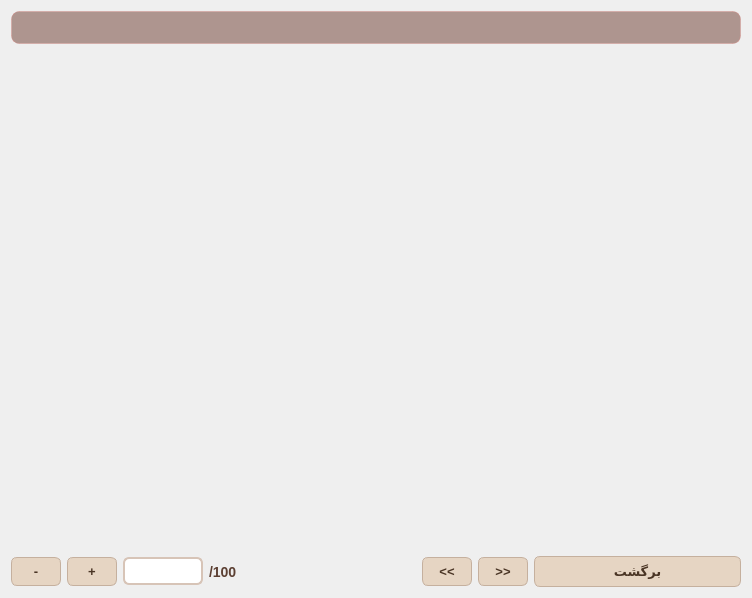
<?xml version="1.0" encoding="UTF-8"?>
<ui version="4.0">
 <class>BookReaderWidget</class>
 <widget class="QWidget" name="BookReaderWidget">
  <property name="geometry">
   <rect>
    <x>0</x>
    <y>0</y>
    <width>750</width>
    <height>550</height>
   </rect>
  </property>
  <property name="maximumSize">
   <size>
    <width>750</width>
    <height>550</height>
   </size>
  </property>
  <property name="windowTitle">
   <string>Form</string>
  </property>
  <property name="styleSheet">
   <string notr="true">/* کل صفحه ریدر */
BookReaderWidget {
    background-color: #FDFBF7; /* پس‌زمینه کرم خیلی روشن (حس کاغذ قدیمی) */
}

/* نوار ابزار بالای صفحه */
QWidget#horizontalLayoutWidget, QHBoxLayout {
    background-color: #F4ECE1; /* نسکافه‌ای روشن */
    border-bottom: 2px solid #D7C4B7;
font-size: 20px;
}

/* استایل عمومی دکمه‌های کنترلی */
QPushButton {
    background-color: #E6D5C3; /* نسکافه‌ای مدیوم */
    color: #4A3525; /* قهوه‌ای سوخته برای متن */
    border: 1px solid #C5B09E;
    border-radius: 6px;
    padding: 6px 14px;
    font-family: &quot;Segoe UI&quot;, &quot;Tahoma&quot;;
    font-size: 13px;
    font-weight: bold;
}

/* افکت رفتن موس روی دکمه‌ها */
QPushButton:hover {
    background-color: #D7C4B7; /* کمی تیره تر */
    border: 1px solid #A89280;
}

/* افکت کلیک شدن دکمه‌ها */
QPushButton:pressed {
    background-color: #BD9E87; /* قهوه‌ای مایل به نسکافه‌ای تیره */
    color: #FFFFFF;
}

/* استایل کادر وارد کردن شماره صفحه */
QLineEdit {
    background-color: #FFFFFF;
    color: #4A3525;
    border: 2px solid #D7C4B7;
    border-radius: 6px;
    padding: 4px;
    font-weight: bold;
    alignment: center;
}

QLineEdit:focus {
    border: 2px solid #8C6239; /* فوکوس قهوه‌ای کلاسیک */
}

/* استایل لیبل نمایش کل صفحات */
QLabel {
    color: #5C4033; /* قهوه‌ای تاریک */
    font-family: &quot;Segoe UI&quot;, &quot;Tahoma&quot;;
    font-size: 14px;
    font-weight: bold;
}

/* ======================================================== */
/*  تنظیمات اسکرول‌بار اختصاصی QPdfView (تم قهوه‌ای/نسکافه‌ای)  */
/* ======================================================== */

/* اسکرول‌بار عمودی */
QScrollBar:vertical {
    background-color: #F4ECE1;
    width: 14px;
    margin: 15px 3px 15px 3px;
    border: 1px solid #D7C4B7;
    border-radius: 4px;
}

/* دستگیره اسکرول‌بار عمودی */
QScrollBar::handle:vertical {
    background-color: #8C6239; /* قهوه‌ای کلاسیک */
    min-height: 25px;
    border-radius: 3px;
}

QScrollBar::handle:vertical:hover {
    background-color: #6F4E27; /* قهوه‌ای تیره تر هنگام هوور */
}

/* اسکرول‌بار افقی */
QScrollBar:horizontal {
    background-color: #F4ECE1;
    height: 14px;
    margin: 3px 15px 3px 15px;
    border: 1px solid #D7C4B7;
    border-radius: 4px;
}

/* دستگیره اسکرول‌بار افقی */
QScrollBar::handle:horizontal {
    background-color: #8C6239;
    min-width: 25px;
    border-radius: 3px;
}

QScrollBar::handle:horizontal:hover {
    background-color: #6F4E27;
}

/* حذف دکمه‌های پیکان بالا و پایین اسکرول‌بار برای خلوت شدن دیزاین */
QScrollBar::add-line:vertical, QScrollBar::sub-line:vertical,
QScrollBar::add-line:horizontal, QScrollBar::sub-line:horizontal {
    border: none;
    background: none;
    width: 0px;
    height: 0px;
}

QScrollBar::up-arrow:vertical, QScrollBar::down-arrow:vertical,
QScrollBar::left-arrow:horizontal, QScrollBar::right-arrow:horizontal {
    background: none;
}

QScrollBar::add-page:vertical, QScrollBar::sub-page:vertical,
QScrollBar::add-page:horizontal, QScrollBar::sub-page:horizontal {
    background: none;
}</string>
  </property>
  <layout class="QVBoxLayout" name="verticalLayout">
   <item>
    <widget class="QLabel" name="error_label">
     <property name="sizePolicy">
      <sizepolicy hsizetype="Fixed" vsizetype="Fixed">
       <horstretch>0</horstretch>
       <verstretch>0</verstretch>
      </sizepolicy>
     </property>
     <property name="minimumSize">
      <size>
       <width>730</width>
       <height>0</height>
      </size>
     </property>
     <property name="maximumSize">
      <size>
       <width>730</width>
       <height>16777215</height>
      </size>
     </property>
     <property name="styleSheet">
      <string notr="true">QLabel {
    background-color: rgba(93, 37, 25, 0.45);  /* پس‌زمینه شیشه‌ای شرابی/شکلاتی تیره */
    border: 1px solid rgba(217, 136, 128, 0.35); /* مرز ملو متمایل به رز-گلد شفاف */
    border-radius: 8px;                         /* گوشه‌های نرم */
    color: #FADBD8;                             /* رنگ متن صورتی بسیار ملایم و خوانا */
    font-family: &quot;Segoe UI&quot;, &quot;Tahoma&quot;;
    font-size: 13px;
    font-weight: bold;
    padding: 8px 16px;                          /* ایجاد فضای تنفس داخلی برای حالت شیشه‌ای */
    qproperty-alignment: 'AlignCenter';         /* وسط‌چین کردن متن خطا */
}</string>
     </property>
     <property name="text">
      <string/>
     </property>
     <property name="alignment">
      <set>Qt::AlignCenter</set>
     </property>
     <property name="wordWrap">
      <bool>true</bool>
     </property>
    </widget>
   </item>
   <item>
    <widget class="QPdfView" name="widget" native="true">
     <property name="minimumSize">
      <size>
       <width>0</width>
       <height>500</height>
      </size>
     </property>
     <property name="maximumSize">
      <size>
       <width>16777215</width>
       <height>500</height>
      </size>
     </property>
    </widget>
   </item>
   <item>
    <layout class="QHBoxLayout" name="horizontalLayout">
     <item>
      <widget class="QPushButton" name="zoomOut_pushButton">
       <property name="minimumSize">
        <size>
         <width>50</width>
         <height>0</height>
        </size>
       </property>
       <property name="maximumSize">
        <size>
         <width>50</width>
         <height>16777215</height>
        </size>
       </property>
       <property name="text">
        <string>-</string>
       </property>
      </widget>
     </item>
     <item>
      <widget class="QPushButton" name="zoomIn_pushButton">
       <property name="minimumSize">
        <size>
         <width>50</width>
         <height>0</height>
        </size>
       </property>
       <property name="maximumSize">
        <size>
         <width>50</width>
         <height>16777215</height>
        </size>
       </property>
       <property name="text">
        <string>+</string>
       </property>
      </widget>
     </item>
     <item>
      <widget class="QLineEdit" name="change_page_lineEdit">
       <property name="minimumSize">
        <size>
         <width>60</width>
         <height>0</height>
        </size>
       </property>
       <property name="maximumSize">
        <size>
         <width>80</width>
         <height>16777215</height>
        </size>
       </property>
      </widget>
     </item>
     <item>
      <widget class="QLabel" name="page_label">
       <property name="minimumSize">
        <size>
         <width>80</width>
         <height>0</height>
        </size>
       </property>
       <property name="text">
        <string>/100</string>
       </property>
      </widget>
     </item>
     <item>
      <widget class="QPushButton" name="prev_pushButton">
       <property name="minimumSize">
        <size>
         <width>50</width>
         <height>0</height>
        </size>
       </property>
       <property name="maximumSize">
        <size>
         <width>50</width>
         <height>16777215</height>
        </size>
       </property>
       <property name="text">
        <string>&lt;&lt;</string>
       </property>
      </widget>
     </item>
     <item>
      <widget class="QPushButton" name="next_pushButton">
       <property name="minimumSize">
        <size>
         <width>50</width>
         <height>0</height>
        </size>
       </property>
       <property name="maximumSize">
        <size>
         <width>50</width>
         <height>16777215</height>
        </size>
       </property>
       <property name="text">
        <string>&gt;&gt;</string>
       </property>
      </widget>
     </item>
     <item>
      <widget class="QPushButton" name="back_pushButton">
       <property name="text">
        <string>برگشت</string>
       </property>
      </widget>
     </item>
    </layout>
   </item>
  </layout>
 </widget>
 <customwidgets>
  <customwidget>
   <class>QPdfView</class>
   <extends>QWidget</extends>
   <header location="global">qpdfview.h</header>
   <container>1</container>
  </customwidget>
 </customwidgets>
 <resources/>
 <connections/>
</ui>
